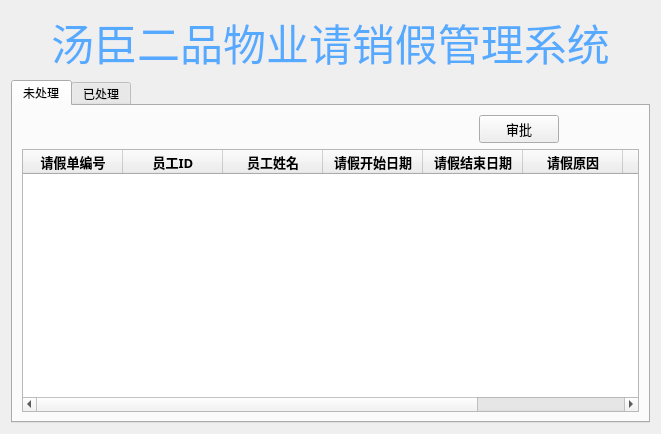
<?xml version="1.0" encoding="UTF-8"?>
<ui version="4.0">
 <class>LeaveApproveWidget</class>
 <widget class="QWidget" name="LeaveApproveWidget">
  <property name="geometry">
   <rect>
    <x>0</x>
    <y>0</y>
    <width>661</width>
    <height>434</height>
   </rect>
  </property>
  <property name="windowTitle">
   <string>Form</string>
  </property>
  <layout class="QGridLayout" name="gridLayout_2">
   <item row="1" column="0">
    <widget class="QTabWidget" name="tabWidget">
     <property name="font">
      <font>
       <pointsize>9</pointsize>
      </font>
     </property>
     <property name="tabPosition">
      <enum>QTabWidget::North</enum>
     </property>
     <property name="tabShape">
      <enum>QTabWidget::Rounded</enum>
     </property>
     <property name="currentIndex">
      <number>0</number>
     </property>
     <property name="iconSize">
      <size>
       <width>16</width>
       <height>45</height>
      </size>
     </property>
     <widget class="QWidget" name="tab">
      <attribute name="title">
       <string>未处理</string>
      </attribute>
      <layout class="QGridLayout" name="gridLayout_3">
       <item row="2" column="0">
        <widget class="QTableWidget" name="tableWidget_2">
         <property name="styleSheet">
          <string notr="true">font: 10pt &quot;黑体&quot;;
QTabBar::tab{width: 80;}
QTabBar::tab{height: 50;}</string>
         </property>
         <column>
          <property name="text">
           <string>请假单编号</string>
          </property>
          <property name="font">
           <font>
            <family>黑体</family>
            <pointsize>10</pointsize>
            <weight>75</weight>
            <bold>true</bold>
           </font>
          </property>
          <property name="textAlignment">
           <set>AlignCenter</set>
          </property>
         </column>
         <column>
          <property name="text">
           <string>员工ID</string>
          </property>
          <property name="font">
           <font>
            <family>黑体</family>
            <pointsize>10</pointsize>
            <weight>75</weight>
            <bold>true</bold>
           </font>
          </property>
          <property name="textAlignment">
           <set>AlignCenter</set>
          </property>
         </column>
         <column>
          <property name="text">
           <string>员工姓名</string>
          </property>
          <property name="font">
           <font>
            <family>黑体</family>
            <pointsize>10</pointsize>
            <weight>75</weight>
            <bold>true</bold>
           </font>
          </property>
          <property name="textAlignment">
           <set>AlignCenter</set>
          </property>
         </column>
         <column>
          <property name="text">
           <string>请假开始日期</string>
          </property>
          <property name="font">
           <font>
            <family>黑体</family>
            <pointsize>10</pointsize>
            <weight>75</weight>
            <bold>true</bold>
           </font>
          </property>
          <property name="textAlignment">
           <set>AlignCenter</set>
          </property>
         </column>
         <column>
          <property name="text">
           <string>请假结束日期</string>
          </property>
          <property name="font">
           <font>
            <family>黑体</family>
            <pointsize>10</pointsize>
            <weight>75</weight>
            <bold>true</bold>
           </font>
          </property>
          <property name="textAlignment">
           <set>AlignCenter</set>
          </property>
         </column>
         <column>
          <property name="text">
           <string>请假原因</string>
          </property>
          <property name="font">
           <font>
            <family>黑体</family>
            <pointsize>10</pointsize>
            <weight>75</weight>
            <bold>true</bold>
           </font>
          </property>
          <property name="textAlignment">
           <set>AlignCenter</set>
          </property>
         </column>
         <column>
          <property name="text">
           <string>审批</string>
          </property>
          <property name="font">
           <font>
            <family>黑体</family>
            <pointsize>10</pointsize>
            <weight>75</weight>
            <bold>true</bold>
           </font>
          </property>
          <property name="textAlignment">
           <set>AlignCenter</set>
          </property>
         </column>
         <column>
          <property name="text">
           <string>审批人签名</string>
          </property>
          <property name="font">
           <font>
            <family>黑体</family>
            <pointsize>10</pointsize>
            <weight>75</weight>
            <bold>true</bold>
           </font>
          </property>
          <property name="textAlignment">
           <set>AlignCenter</set>
          </property>
         </column>
        </widget>
       </item>
       <item row="1" column="0">
        <layout class="QHBoxLayout" name="horizontalLayout_4">
         <item>
          <spacer name="horizontalSpacer_11">
           <property name="orientation">
            <enum>Qt::Horizontal</enum>
           </property>
           <property name="sizeHint" stdset="0">
            <size>
             <width>40</width>
             <height>20</height>
            </size>
           </property>
          </spacer>
         </item>
         <item>
          <widget class="QPushButton" name="pushButton">
           <property name="font">
            <font>
             <family>宋体</family>
             <pointsize>10</pointsize>
            </font>
           </property>
           <property name="text">
            <string>审批</string>
           </property>
          </widget>
         </item>
         <item>
          <spacer name="horizontalSpacer_10">
           <property name="orientation">
            <enum>Qt::Horizontal</enum>
           </property>
           <property name="sizeType">
            <enum>QSizePolicy::Fixed</enum>
           </property>
           <property name="sizeHint" stdset="0">
            <size>
             <width>80</width>
             <height>20</height>
            </size>
           </property>
          </spacer>
         </item>
        </layout>
       </item>
      </layout>
     </widget>
     <widget class="QWidget" name="tab_2">
      <attribute name="title">
       <string>已处理</string>
      </attribute>
      <layout class="QGridLayout" name="gridLayout">
       <item row="0" column="0">
        <layout class="QHBoxLayout" name="horizontalLayout_3">
         <item>
          <spacer name="horizontalSpacer_4">
           <property name="orientation">
            <enum>Qt::Horizontal</enum>
           </property>
           <property name="sizeType">
            <enum>QSizePolicy::Expanding</enum>
           </property>
           <property name="sizeHint" stdset="0">
            <size>
             <width>80</width>
             <height>20</height>
            </size>
           </property>
          </spacer>
         </item>
         <item>
          <layout class="QVBoxLayout" name="verticalLayout">
           <item>
            <layout class="QHBoxLayout" name="horizontalLayout">
             <item>
              <widget class="QLineEdit" name="lineEdit">
               <property name="sizePolicy">
                <sizepolicy hsizetype="Expanding" vsizetype="Minimum">
                 <horstretch>0</horstretch>
                 <verstretch>0</verstretch>
                </sizepolicy>
               </property>
               <property name="minimumSize">
                <size>
                 <width>0</width>
                 <height>30</height>
                </size>
               </property>
              </widget>
             </item>
             <item>
              <spacer name="horizontalSpacer_7">
               <property name="orientation">
                <enum>Qt::Horizontal</enum>
               </property>
               <property name="sizeType">
                <enum>QSizePolicy::Fixed</enum>
               </property>
               <property name="sizeHint" stdset="0">
                <size>
                 <width>13</width>
                 <height>20</height>
                </size>
               </property>
              </spacer>
             </item>
             <item>
              <widget class="QPushButton" name="searchButton">
               <property name="sizePolicy">
                <sizepolicy hsizetype="Minimum" vsizetype="Minimum">
                 <horstretch>0</horstretch>
                 <verstretch>0</verstretch>
                </sizepolicy>
               </property>
               <property name="minimumSize">
                <size>
                 <width>50</width>
                 <height>30</height>
                </size>
               </property>
               <property name="font">
                <font>
                 <family>等线</family>
                 <pointsize>10</pointsize>
                 <weight>75</weight>
                 <bold>true</bold>
                </font>
               </property>
               <property name="styleSheet">
                <string notr="true">color: rgb(255, 255, 255);
background-color: rgb(57, 237, 26);
gridline-color: rgb(57, 237, 26);</string>
               </property>
               <property name="text">
                <string>查找</string>
               </property>
              </widget>
             </item>
            </layout>
           </item>
           <item>
            <layout class="QHBoxLayout" name="horizontalLayout_2">
             <item>
              <widget class="QRadioButton" name="radioId">
               <property name="text">
                <string>按请假单编号查找</string>
               </property>
              </widget>
             </item>
             <item>
              <spacer name="horizontalSpacer_6">
               <property name="orientation">
                <enum>Qt::Horizontal</enum>
               </property>
               <property name="sizeType">
                <enum>QSizePolicy::Fixed</enum>
               </property>
               <property name="sizeHint" stdset="0">
                <size>
                 <width>10</width>
                 <height>20</height>
                </size>
               </property>
              </spacer>
             </item>
             <item>
              <widget class="QRadioButton" name="radioid">
               <property name="text">
                <string>按员工id查找</string>
               </property>
              </widget>
             </item>
             <item>
              <spacer name="horizontalSpacer">
               <property name="orientation">
                <enum>Qt::Horizontal</enum>
               </property>
               <property name="sizeType">
                <enum>QSizePolicy::Fixed</enum>
               </property>
               <property name="sizeHint" stdset="0">
                <size>
                 <width>10</width>
                 <height>20</height>
                </size>
               </property>
              </spacer>
             </item>
             <item>
              <widget class="QRadioButton" name="radioName">
               <property name="text">
                <string>按员工姓名查找</string>
               </property>
              </widget>
             </item>
             <item>
              <spacer name="horizontalSpacer_2">
               <property name="orientation">
                <enum>Qt::Horizontal</enum>
               </property>
               <property name="sizeType">
                <enum>QSizePolicy::Fixed</enum>
               </property>
               <property name="sizeHint" stdset="0">
                <size>
                 <width>10</width>
                 <height>20</height>
                </size>
               </property>
              </spacer>
             </item>
             <item>
              <widget class="QRadioButton" name="radioHandler">
               <property name="text">
                <string>按审批人查找</string>
               </property>
              </widget>
             </item>
             <item>
              <spacer name="horizontalSpacer_3">
               <property name="orientation">
                <enum>Qt::Horizontal</enum>
               </property>
               <property name="sizeType">
                <enum>QSizePolicy::Fixed</enum>
               </property>
               <property name="sizeHint" stdset="0">
                <size>
                 <width>10</width>
                 <height>20</height>
                </size>
               </property>
              </spacer>
             </item>
             <item>
              <widget class="QRadioButton" name="radioDate">
               <property name="text">
                <string>按日期查找</string>
               </property>
              </widget>
             </item>
            </layout>
           </item>
          </layout>
         </item>
         <item>
          <spacer name="horizontalSpacer_5">
           <property name="orientation">
            <enum>Qt::Horizontal</enum>
           </property>
           <property name="sizeHint" stdset="0">
            <size>
             <width>40</width>
             <height>20</height>
            </size>
           </property>
          </spacer>
         </item>
        </layout>
       </item>
       <item row="2" column="0">
        <widget class="QTableWidget" name="tableWidget">
         <property name="font">
          <font>
           <family>黑体</family>
           <pointsize>10</pointsize>
           <weight>50</weight>
           <italic>false</italic>
           <bold>false</bold>
          </font>
         </property>
         <property name="styleSheet">
          <string notr="true">font: 10pt &quot;黑体&quot;;</string>
         </property>
         <attribute name="horizontalHeaderShowSortIndicator" stdset="0">
          <bool>false</bool>
         </attribute>
         <attribute name="horizontalHeaderStretchLastSection">
          <bool>true</bool>
         </attribute>
         <attribute name="verticalHeaderCascadingSectionResizes">
          <bool>false</bool>
         </attribute>
         <attribute name="verticalHeaderShowSortIndicator" stdset="0">
          <bool>false</bool>
         </attribute>
         <attribute name="verticalHeaderStretchLastSection">
          <bool>false</bool>
         </attribute>
         <column>
          <property name="text">
           <string>请假单编号</string>
          </property>
          <property name="font">
           <font>
            <family>黑体</family>
            <pointsize>10</pointsize>
            <weight>75</weight>
            <bold>true</bold>
           </font>
          </property>
          <property name="textAlignment">
           <set>AlignCenter</set>
          </property>
         </column>
         <column>
          <property name="text">
           <string>员工ID</string>
          </property>
          <property name="font">
           <font>
            <family>黑体</family>
            <pointsize>10</pointsize>
            <weight>75</weight>
            <bold>true</bold>
           </font>
          </property>
          <property name="textAlignment">
           <set>AlignCenter</set>
          </property>
         </column>
         <column>
          <property name="text">
           <string>员工姓名</string>
          </property>
          <property name="font">
           <font>
            <family>黑体</family>
            <pointsize>10</pointsize>
            <weight>75</weight>
            <bold>true</bold>
           </font>
          </property>
          <property name="textAlignment">
           <set>AlignCenter</set>
          </property>
         </column>
         <column>
          <property name="text">
           <string>请假开始日期</string>
          </property>
          <property name="font">
           <font>
            <family>黑体</family>
            <pointsize>10</pointsize>
            <weight>75</weight>
            <bold>true</bold>
           </font>
          </property>
          <property name="textAlignment">
           <set>AlignCenter</set>
          </property>
         </column>
         <column>
          <property name="text">
           <string>请假结束日期</string>
          </property>
          <property name="font">
           <font>
            <family>黑体</family>
            <pointsize>10</pointsize>
            <weight>75</weight>
            <bold>true</bold>
           </font>
          </property>
          <property name="textAlignment">
           <set>AlignCenter</set>
          </property>
         </column>
         <column>
          <property name="text">
           <string>请假原因</string>
          </property>
          <property name="font">
           <font>
            <family>黑体</family>
            <pointsize>10</pointsize>
            <weight>75</weight>
            <bold>true</bold>
           </font>
          </property>
          <property name="textAlignment">
           <set>AlignCenter</set>
          </property>
         </column>
         <column>
          <property name="text">
           <string>审批结果</string>
          </property>
          <property name="font">
           <font>
            <family>黑体</family>
            <pointsize>10</pointsize>
            <weight>75</weight>
            <bold>true</bold>
           </font>
          </property>
          <property name="textAlignment">
           <set>AlignCenter</set>
          </property>
         </column>
         <column>
          <property name="text">
           <string>审批人ID</string>
          </property>
          <property name="font">
           <font>
            <family>黑体</family>
            <pointsize>10</pointsize>
            <weight>75</weight>
            <bold>true</bold>
           </font>
          </property>
          <property name="textAlignment">
           <set>AlignCenter</set>
          </property>
         </column>
         <column>
          <property name="text">
           <string>审批人</string>
          </property>
          <property name="font">
           <font>
            <family>黑体</family>
            <weight>75</weight>
            <bold>true</bold>
           </font>
          </property>
          <property name="textAlignment">
           <set>AlignCenter</set>
          </property>
         </column>
         <column>
          <property name="text">
           <string>审批时间</string>
          </property>
          <property name="font">
           <font>
            <family>黑体</family>
            <pointsize>10</pointsize>
            <weight>75</weight>
            <bold>true</bold>
           </font>
          </property>
          <property name="textAlignment">
           <set>AlignCenter</set>
          </property>
         </column>
        </widget>
       </item>
      </layout>
     </widget>
    </widget>
   </item>
   <item row="0" column="0">
    <widget class="QLabel" name="label">
     <property name="font">
      <font>
       <family>楷体</family>
       <pointsize>32</pointsize>
       <weight>50</weight>
       <bold>false</bold>
      </font>
     </property>
     <property name="styleSheet">
      <string notr="true">color: rgb(85, 170, 255)</string>
     </property>
     <property name="text">
      <string>汤臣二品物业请销假管理系统</string>
     </property>
     <property name="alignment">
      <set>Qt::AlignCenter</set>
     </property>
    </widget>
   </item>
  </layout>
 </widget>
 <resources/>
 <connections/>
</ui>
